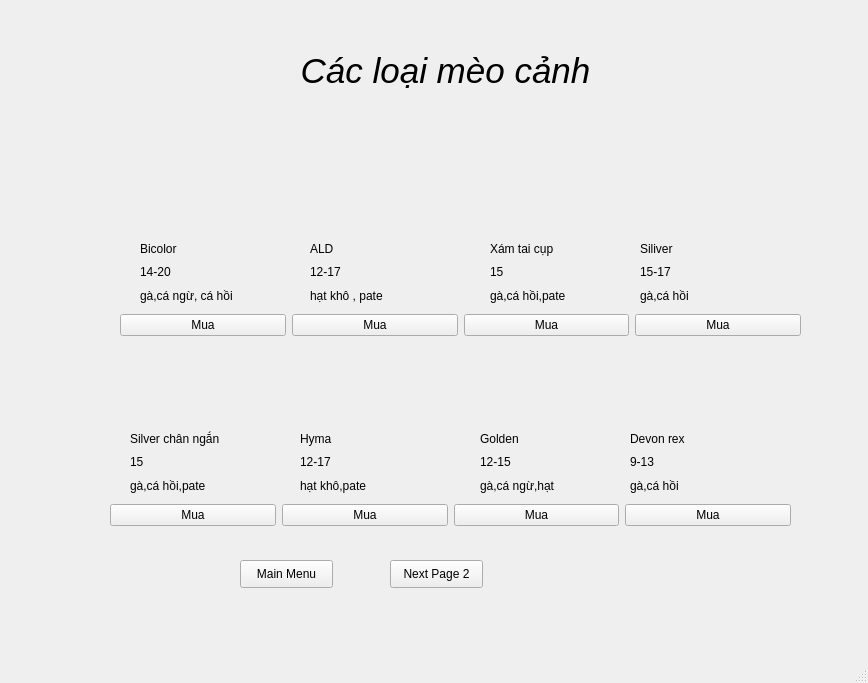
<?xml version="1.0" encoding="UTF-8"?>
<ui version="4.0">
 <class>MainWindow</class>
 <widget class="QMainWindow" name="MainWindow">
  <property name="geometry">
   <rect>
    <x>0</x>
    <y>0</y>
    <width>868</width>
    <height>683</height>
   </rect>
  </property>
  <property name="windowTitle">
   <string>MainWindow</string>
  </property>
  <widget class="QWidget" name="centralwidget">
   <widget class="QLabel" name="label">
    <property name="geometry">
     <rect>
      <x>0</x>
      <y>0</y>
      <width>151</width>
      <height>151</height>
     </rect>
    </property>
    <property name="styleSheet">
     <string notr="true">background-repeat: no-repeat;
background-position: center;
</string>
    </property>
    <property name="text">
     <string/>
    </property>
    <property name="pixmap">
     <pixmap resource="k.qrc">:/newPrefix/Downloads/spa.jpg</pixmap>
    </property>
    <property name="scaledContents">
     <bool>true</bool>
    </property>
   </widget>
   <widget class="QLabel" name="label_2">
    <property name="geometry">
     <rect>
      <x>0</x>
      <y>150</y>
      <width>121</width>
      <height>261</height>
     </rect>
    </property>
    <property name="text">
     <string/>
    </property>
    <property name="pixmap">
     <pixmap>../../../../../Screenshot 2024-11-17 165651.png</pixmap>
    </property>
    <property name="scaledContents">
     <bool>true</bool>
    </property>
   </widget>
   <widget class="QWidget" name="layoutWidget">
    <property name="geometry">
     <rect>
      <x>310</x>
      <y>240</y>
      <width>81</width>
      <height>64</height>
     </rect>
    </property>
    <layout class="QVBoxLayout" name="verticalLayout">
     <item>
      <widget class="QLabel" name="label_11">
       <property name="text">
        <string>ALD</string>
       </property>
      </widget>
     </item>
     <item>
      <widget class="QLabel" name="label_9">
       <property name="text">
        <string>12-17</string>
       </property>
      </widget>
     </item>
     <item>
      <widget class="QLabel" name="label_10">
       <property name="text">
        <string>hạt khô , pate</string>
       </property>
      </widget>
     </item>
    </layout>
   </widget>
   <widget class="QWidget" name="layoutWidget_2">
    <property name="geometry">
     <rect>
      <x>490</x>
      <y>240</y>
      <width>83</width>
      <height>64</height>
     </rect>
    </property>
    <layout class="QVBoxLayout" name="verticalLayout_3">
     <item>
      <widget class="QLabel" name="label_12">
       <property name="text">
        <string>Xám tai cụp</string>
       </property>
      </widget>
     </item>
     <item>
      <widget class="QLabel" name="label_13">
       <property name="text">
        <string>15 </string>
       </property>
      </widget>
     </item>
     <item>
      <widget class="QLabel" name="label_14">
       <property name="text">
        <string>gà,cá hồi,pate</string>
       </property>
      </widget>
     </item>
    </layout>
   </widget>
   <widget class="QWidget" name="layoutWidget_3">
    <property name="geometry">
     <rect>
      <x>120</x>
      <y>310</y>
      <width>681</width>
      <height>30</height>
     </rect>
    </property>
    <layout class="QHBoxLayout" name="horizontalLayout">
     <item>
      <widget class="QPushButton" name="pushButton">
       <property name="text">
        <string>Mua</string>
       </property>
      </widget>
     </item>
     <item>
      <widget class="QPushButton" name="pushButton_2">
       <property name="text">
        <string>Mua</string>
       </property>
      </widget>
     </item>
     <item>
      <widget class="QPushButton" name="pushButton_3">
       <property name="text">
        <string>Mua</string>
       </property>
      </widget>
     </item>
     <item>
      <widget class="QPushButton" name="pushButton_4">
       <property name="text">
        <string>Mua</string>
       </property>
      </widget>
     </item>
    </layout>
   </widget>
   <widget class="QWidget" name="layoutWidget_4">
    <property name="geometry">
     <rect>
      <x>640</x>
      <y>240</y>
      <width>57</width>
      <height>64</height>
     </rect>
    </property>
    <layout class="QVBoxLayout" name="verticalLayout_4">
     <item>
      <widget class="QLabel" name="label_15">
       <property name="text">
        <string>Siliver</string>
       </property>
      </widget>
     </item>
     <item>
      <widget class="QLabel" name="label_16">
       <property name="text">
        <string>15-17</string>
       </property>
      </widget>
     </item>
     <item>
      <widget class="QLabel" name="label_17">
       <property name="text">
        <string>gà,cá hồi</string>
       </property>
      </widget>
     </item>
    </layout>
   </widget>
   <widget class="QWidget" name="layoutWidget_5">
    <property name="geometry">
     <rect>
      <x>140</x>
      <y>240</y>
      <width>101</width>
      <height>64</height>
     </rect>
    </property>
    <layout class="QVBoxLayout" name="verticalLayout_2">
     <item>
      <widget class="QLabel" name="label_6">
       <property name="text">
        <string>Bicolor</string>
       </property>
      </widget>
     </item>
     <item>
      <widget class="QLabel" name="label_7">
       <property name="text">
        <string>14-20</string>
       </property>
      </widget>
     </item>
     <item>
      <widget class="QLabel" name="label_8">
       <property name="text">
        <string>gà,cá ngừ, cá hồi</string>
       </property>
      </widget>
     </item>
    </layout>
   </widget>
   <widget class="QWidget" name="layoutWidget_6">
    <property name="geometry">
     <rect>
      <x>300</x>
      <y>430</y>
      <width>73</width>
      <height>64</height>
     </rect>
    </property>
    <layout class="QVBoxLayout" name="verticalLayout_5">
     <item>
      <widget class="QLabel" name="label_18">
       <property name="text">
        <string>Hyma</string>
       </property>
      </widget>
     </item>
     <item>
      <widget class="QLabel" name="label_19">
       <property name="text">
        <string>12-17</string>
       </property>
      </widget>
     </item>
     <item>
      <widget class="QLabel" name="label_20">
       <property name="text">
        <string>hạt khô,pate</string>
       </property>
      </widget>
     </item>
    </layout>
   </widget>
   <widget class="QWidget" name="layoutWidget_7">
    <property name="geometry">
     <rect>
      <x>130</x>
      <y>430</y>
      <width>97</width>
      <height>64</height>
     </rect>
    </property>
    <layout class="QVBoxLayout" name="verticalLayout_6">
     <item>
      <widget class="QLabel" name="label_21">
       <property name="text">
        <string>Silver chân ngắn</string>
       </property>
      </widget>
     </item>
     <item>
      <widget class="QLabel" name="label_22">
       <property name="text">
        <string>15</string>
       </property>
      </widget>
     </item>
     <item>
      <widget class="QLabel" name="label_23">
       <property name="text">
        <string>gà,cá hồi,pate</string>
       </property>
      </widget>
     </item>
    </layout>
   </widget>
   <widget class="QWidget" name="layoutWidget_8">
    <property name="geometry">
     <rect>
      <x>110</x>
      <y>500</y>
      <width>681</width>
      <height>30</height>
     </rect>
    </property>
    <layout class="QHBoxLayout" name="horizontalLayout_2">
     <item>
      <widget class="QPushButton" name="pushButton_5">
       <property name="text">
        <string>Mua</string>
       </property>
      </widget>
     </item>
     <item>
      <widget class="QPushButton" name="pushButton_6">
       <property name="text">
        <string>Mua</string>
       </property>
      </widget>
     </item>
     <item>
      <widget class="QPushButton" name="pushButton_7">
       <property name="text">
        <string>Mua</string>
       </property>
      </widget>
     </item>
     <item>
      <widget class="QPushButton" name="pushButton_9">
       <property name="text">
        <string>Mua</string>
       </property>
      </widget>
     </item>
    </layout>
   </widget>
   <widget class="QWidget" name="layoutWidget_9">
    <property name="geometry">
     <rect>
      <x>480</x>
      <y>430</y>
      <width>92</width>
      <height>64</height>
     </rect>
    </property>
    <layout class="QVBoxLayout" name="verticalLayout_7">
     <item>
      <widget class="QLabel" name="label_24">
       <property name="text">
        <string>Golden</string>
       </property>
      </widget>
     </item>
     <item>
      <widget class="QLabel" name="label_25">
       <property name="text">
        <string>12-15</string>
       </property>
      </widget>
     </item>
     <item>
      <widget class="QLabel" name="label_26">
       <property name="text">
        <string>gà,cá ngừ,hạt</string>
       </property>
      </widget>
     </item>
    </layout>
   </widget>
   <widget class="QWidget" name="layoutWidget_10">
    <property name="geometry">
     <rect>
      <x>630</x>
      <y>430</y>
      <width>59</width>
      <height>64</height>
     </rect>
    </property>
    <layout class="QVBoxLayout" name="verticalLayout_8">
     <item>
      <widget class="QLabel" name="label_27">
       <property name="text">
        <string>Devon rex</string>
       </property>
      </widget>
     </item>
     <item>
      <widget class="QLabel" name="label_28">
       <property name="text">
        <string>9-13</string>
       </property>
      </widget>
     </item>
     <item>
      <widget class="QLabel" name="label_29">
       <property name="text">
        <string>gà,cá hồi</string>
       </property>
      </widget>
     </item>
    </layout>
   </widget>
   <widget class="QLabel" name="label_4">
    <property name="geometry">
     <rect>
      <x>300</x>
      <y>160</y>
      <width>111</width>
      <height>81</height>
     </rect>
    </property>
    <property name="text">
     <string/>
    </property>
    <property name="pixmap">
     <pixmap>../../../Downloads/meo-aln-ma-1227.jpg</pixmap>
    </property>
    <property name="scaledContents">
     <bool>true</bool>
    </property>
   </widget>
   <widget class="QLabel" name="label_5">
    <property name="geometry">
     <rect>
      <x>490</x>
      <y>160</y>
      <width>81</width>
      <height>71</height>
     </rect>
    </property>
    <property name="text">
     <string/>
    </property>
    <property name="pixmap">
     <pixmap>../../../Downloads/meo-anh-long-dai-2.jpg</pixmap>
    </property>
    <property name="scaledContents">
     <bool>true</bool>
    </property>
   </widget>
   <widget class="QLabel" name="label_30">
    <property name="geometry">
     <rect>
      <x>630</x>
      <y>150</y>
      <width>91</width>
      <height>81</height>
     </rect>
    </property>
    <property name="text">
     <string/>
    </property>
    <property name="pixmap">
     <pixmap>../../../Downloads/cute-young-silver-tabby-scottish-fold-cat-kitten-sitting-side-ways-straight-up-looking-at-camera-with-yellow-eyes-isolated-on-a-white-background-tai-RJ8TWN.jpg</pixmap>
    </property>
    <property name="scaledContents">
     <bool>true</bool>
    </property>
   </widget>
   <widget class="QLabel" name="label_31">
    <property name="geometry">
     <rect>
      <x>130</x>
      <y>350</y>
      <width>81</width>
      <height>71</height>
     </rect>
    </property>
    <property name="text">
     <string/>
    </property>
    <property name="pixmap">
     <pixmap>../../../Downloads/images (7).jpeg</pixmap>
    </property>
    <property name="scaledContents">
     <bool>true</bool>
    </property>
   </widget>
   <widget class="QLabel" name="label_32">
    <property name="geometry">
     <rect>
      <x>290</x>
      <y>350</y>
      <width>121</width>
      <height>81</height>
     </rect>
    </property>
    <property name="text">
     <string/>
    </property>
    <property name="pixmap">
     <pixmap>../../../Downloads/meo-himalaya-nguon-goc-dac-diem-cach-nuoi-gia-ban-202212020725508059.jpg</pixmap>
    </property>
    <property name="scaledContents">
     <bool>true</bool>
    </property>
   </widget>
   <widget class="QLabel" name="label_33">
    <property name="geometry">
     <rect>
      <x>480</x>
      <y>350</y>
      <width>81</width>
      <height>71</height>
     </rect>
    </property>
    <property name="text">
     <string/>
    </property>
    <property name="pixmap">
     <pixmap>../../../Downloads/images (8).jpeg</pixmap>
    </property>
    <property name="scaledContents">
     <bool>true</bool>
    </property>
   </widget>
   <widget class="QLabel" name="label_34">
    <property name="geometry">
     <rect>
      <x>630</x>
      <y>340</y>
      <width>81</width>
      <height>81</height>
     </rect>
    </property>
    <property name="text">
     <string/>
    </property>
    <property name="pixmap">
     <pixmap>../../../Downloads/images (9).jpeg</pixmap>
    </property>
    <property name="scaledContents">
     <bool>true</bool>
    </property>
   </widget>
   <widget class="QPushButton" name="pushButton_10">
    <property name="geometry">
     <rect>
      <x>240</x>
      <y>560</y>
      <width>93</width>
      <height>28</height>
     </rect>
    </property>
    <property name="text">
     <string>Main Menu</string>
    </property>
   </widget>
   <widget class="QPushButton" name="pushButton_11">
    <property name="geometry">
     <rect>
      <x>390</x>
      <y>560</y>
      <width>93</width>
      <height>28</height>
     </rect>
    </property>
    <property name="text">
     <string>Next Page 2</string>
    </property>
   </widget>
   <widget class="QLabel" name="label_35">
    <property name="geometry">
     <rect>
      <x>140</x>
      <y>160</y>
      <width>111</width>
      <height>81</height>
     </rect>
    </property>
    <property name="text">
     <string/>
    </property>
    <property name="pixmap">
     <pixmap>../../../Downloads/images (10).jpeg</pixmap>
    </property>
    <property name="scaledContents">
     <bool>true</bool>
    </property>
   </widget>
   <widget class="QLabel" name="label_37">
    <property name="geometry">
     <rect>
      <x>0</x>
      <y>-10</y>
      <width>901</width>
      <height>701</height>
     </rect>
    </property>
    <property name="text">
     <string/>
    </property>
    <property name="pixmap">
     <pixmap>../../../Downloads/blob-scene-haikei.png</pixmap>
    </property>
    <property name="scaledContents">
     <bool>true</bool>
    </property>
   </widget>
   <widget class="QPushButton" name="pushButton_8">
    <property name="geometry">
     <rect>
      <x>290</x>
      <y>50</y>
      <width>311</width>
      <height>41</height>
     </rect>
    </property>
    <property name="styleSheet">
     <string notr="true">border : none;
font-family: &quot;Times New Roman&quot;;
font-style: italic;
font-size: 35px;</string>
    </property>
    <property name="text">
     <string>Các loại mèo cảnh</string>
    </property>
   </widget>
   <zorder>label_37</zorder>
   <zorder>label</zorder>
   <zorder>label_2</zorder>
   <zorder>layoutWidget</zorder>
   <zorder>layoutWidget_2</zorder>
   <zorder>layoutWidget_3</zorder>
   <zorder>layoutWidget_4</zorder>
   <zorder>layoutWidget_5</zorder>
   <zorder>layoutWidget_6</zorder>
   <zorder>layoutWidget_7</zorder>
   <zorder>layoutWidget_8</zorder>
   <zorder>layoutWidget_9</zorder>
   <zorder>layoutWidget_10</zorder>
   <zorder>label_4</zorder>
   <zorder>label_5</zorder>
   <zorder>label_30</zorder>
   <zorder>label_31</zorder>
   <zorder>label_32</zorder>
   <zorder>label_33</zorder>
   <zorder>label_34</zorder>
   <zorder>pushButton_10</zorder>
   <zorder>pushButton_11</zorder>
   <zorder>label_35</zorder>
   <zorder>pushButton_8</zorder>
  </widget>
  <widget class="QMenuBar" name="menubar">
   <property name="geometry">
    <rect>
     <x>0</x>
     <y>0</y>
     <width>868</width>
     <height>26</height>
    </rect>
   </property>
  </widget>
  <widget class="QStatusBar" name="statusbar"/>
 </widget>
 <resources>
  <include location="k.qrc"/>
 </resources>
 <connections/>
</ui>
